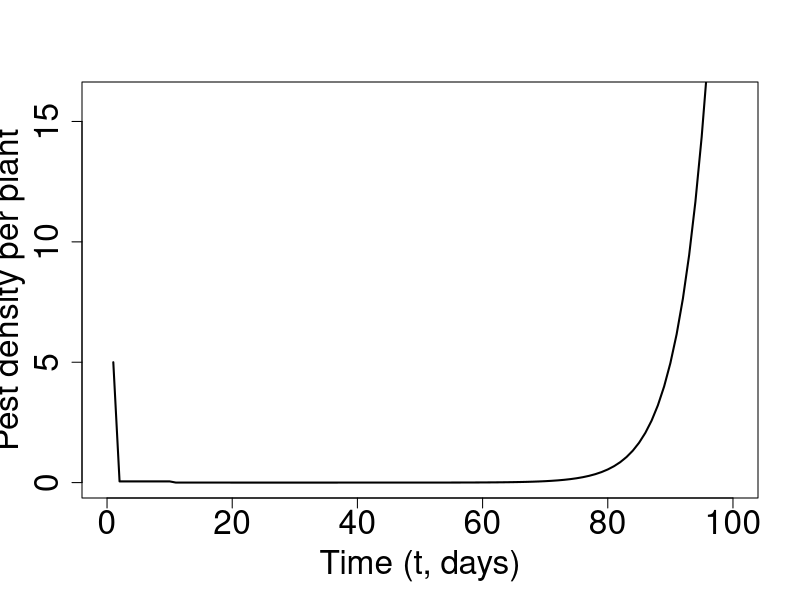
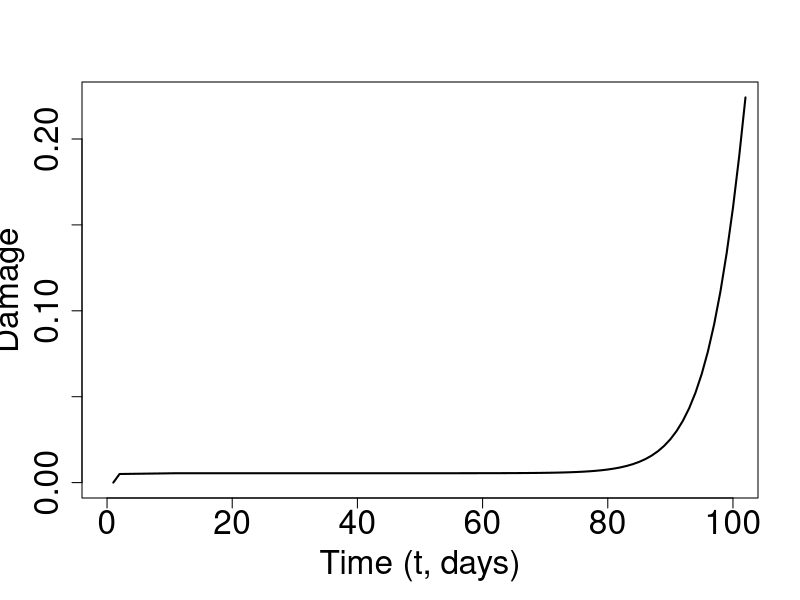

Generate these figures, in order, with R:
modelo <- function(x) {
  
  ires = 8
  
  t <- seq(0, 100)
  
  res <- rep(NA, length(x))
  
  pop <- rep(NA, length(t))
  pop[1] <- 5
  
  dama <- rep(NA, length(t))
  dama[1] <- 0
  
  dama1 <- rep(NA, length(t))
  dama1[1] <- 0
  
  for(i in 1: length(t)) {
    pop[i+1] <- pop[i] * (1 + 0.25 * (1 - (pop[i] / 150)))
    if(i >= x[1] & i <= (x[1] + ires) | 
       i >= x[2] & i <= (x[2] + ires) | 
       i >= x[3] & i <= (x[3] + ires)) {
      if(i >= x[1] & i <= (x[1] + ires)) apl <- pop[x[1]]
      if(i >= x[2] & i <= (x[2] + ires)) apl <- pop[x[2]]
      if(i >= x[3] & i <= (x[3] + ires)) apl <- pop[x[3]]
      
      pop[i+1] <- 0.01 * apl
    }
    
    
    dama[i+1] <- (pop[i] * 0.001)
    dama1[i+1] <- dama1[i] + (dama[i+1] * (1 - (dama1[i] / 0.8)))
  }
  
  list(pop, dama1)
  
}


plot(modelo(c(1, 10, 19))[[1]], xlab = "Time (t, days)", 
     ylab = "Pest density per plant", cex.lab = 2, type = "l", 
     cex.axis = 2, lwd  = 2, xlim = c(0, 100), ylim = c(0, 16))

plot(modelo(c(1, 10, 19))[[2]], xlab = "Time (t, days)", 
     ylab = "Damage", cex.lab = 2, type = "l", 
     cex.axis = 2, lwd  = 2, xlim = c(0, 100))
